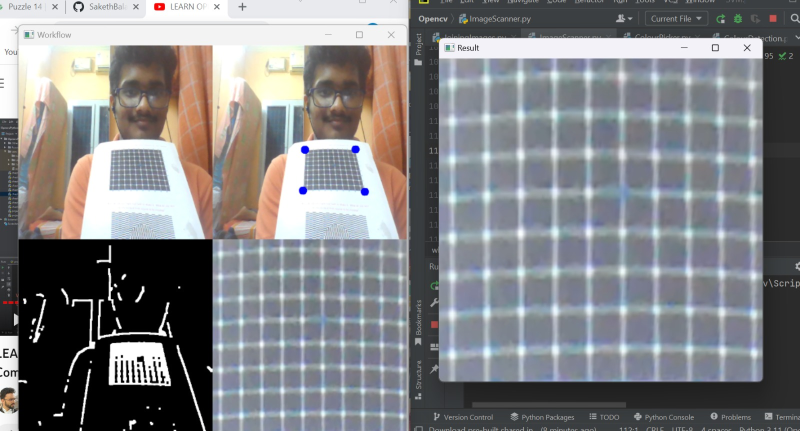
#> input picture DocumentScannerImg1.jpeg, 1600 x 862 px, given in place of the camera (shown at 1/2 size)
$ python ColourPicker.py
#> lines starting #> are read from the running program, lines starting #| are printed output that depends on the picture; after the words box and inside, x2 and y2 are one past the last pixel; in counts of white or black regions, pixels touching at a corner belong together
import cv2
import numpy as np

frameWidth=640
frameHeight=480
cap = cv2.VideoCapture(0)
cap.set(3,frameWidth)
cap.set(4,frameHeight)
cap.set(10,150)

def empty(a):
    pass

cv2.namedWindow("TrackBars")
cv2.resizeWindow("TrackBars",640,240)
cv2.createTrackbar("Hue Min","TrackBars",0,179,empty)
cv2.createTrackbar("Hue Max","TrackBars",19,179,empty)
cv2.createTrackbar("Sat Min","TrackBars",80,255,empty)
cv2.createTrackbar("Sat Max","TrackBars",255,255,empty)
cv2.createTrackbar("Val Min","TrackBars",99,255,empty)
cv2.createTrackbar("Val Max","TrackBars",255,255,empty)

while True:
    _, img = cap.read()
#> img is the input picture: shape (862, 1600, 3); mean B, G, R 132.7, 130.2, 129.8
    imgHSV = cv2.cvtColor(img,cv2.COLOR_BGR2HSV)
#> imgHSV: shape (862, 1600, 3); mean H, S, V 71.5, 28.6, 139.9
    h_min = cv2.getTrackbarPos("Hue Min","TrackBars")
    h_max = cv2.getTrackbarPos("Hue Max", "TrackBars")
    s_min = cv2.getTrackbarPos("Sat Min", "TrackBars")
    s_max = cv2.getTrackbarPos("Sat Max", "TrackBars")
    v_min = cv2.getTrackbarPos("Val Min", "TrackBars")
    v_max = cv2.getTrackbarPos("Val Max", "TrackBars")

    print(h_min,h_max,s_min,s_max,v_min,v_max)
    lower=np.array([h_min,s_min,v_min])
    upper=np.array([h_max,s_max,v_max])
    mask=cv2.inRange(imgHSV,lower,upper)
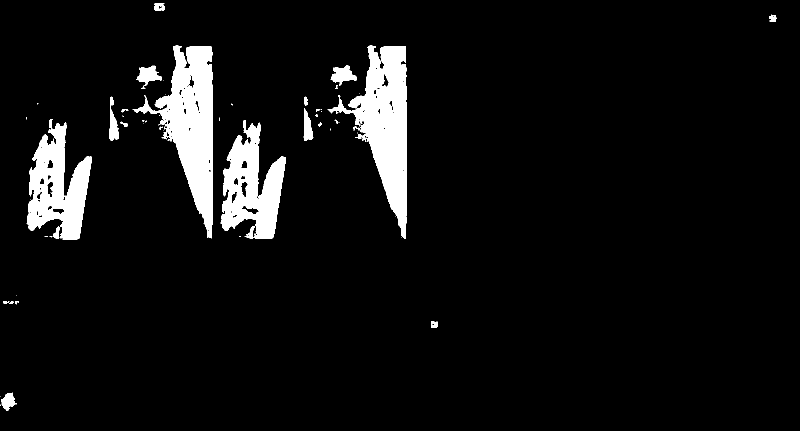
#> mask: shape (862, 1600) (shown at 1/2 size); 6.4% white; 64 white regions (40 under 20 px), largest, box (x1, y1, x2, y2) and area: (265, 91, 426, 477) 24544, (656, 91, 813, 477) 24349, (53, 238, 184, 479) 16756
    imgResult=cv2.bitwise_and(img,img,mask=mask)
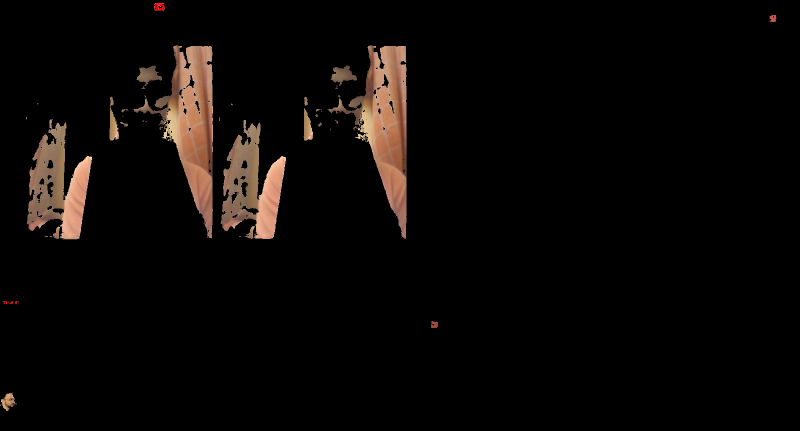
#> imgResult: shape (862, 1600, 3) (shown at 1/2 size); mean B, G, R 6.3, 8, 11.1

    #cv2.imshow('HSV',imgHSV)
    #cv2.imshow('Mask',mask)
    #cv2.imshow('Image Result',imgResult)
    mask=cv2.cvtColor(mask,cv2.COLOR_GRAY2BGR)
    hStack=np.hstack([img,mask,imgResult])
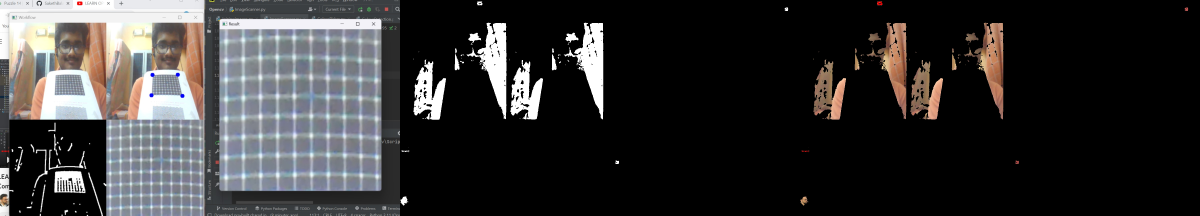
#> hStack: shape (862, 4800, 3) (shown at 1/4 size); mean B, G, R 51.8, 51.5, 52.4

    cv2.imshow('Horizontal Stacking',hStack)
    if cv2.waitKey(1) & 0xFF == ord('q'):
#> (key q is pressed here)
        break

cap.release()
cv2.destroyAllWindows()

$ run again, on DocumentScannerImg2.jpg
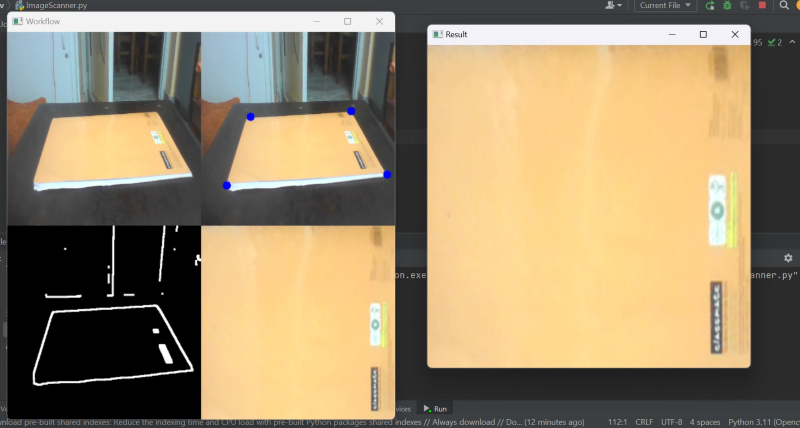
#> input picture DocumentScannerImg2.jpg, 1600 x 856 px, given in place of the camera (shown at 1/2 size)
#> img is the input picture: shape (856, 1600, 3); mean B, G, R 106.9, 137.1, 154.4
#> imgHSV: shape (856, 1600, 3); mean H, S, V 33.4, 59.2, 157.3
#> `mask=cv2.inRange(imgHSV,lower,upper)`:
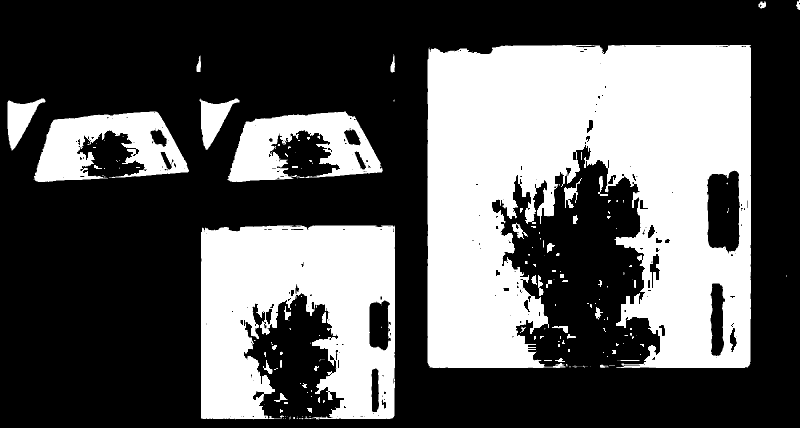
#> mask: shape (856, 1600) (shown at 1/2 size); 35.7% white; 239 white regions (156 under 20 px), largest, box (x1, y1, x2, y2) and area: (856, 90, 1502, 736) 312118, (402, 451, 790, 838) 112860, (68, 223, 378, 364) 24526
#> `hStack=np.hstack([img,mask,imgResult])`:
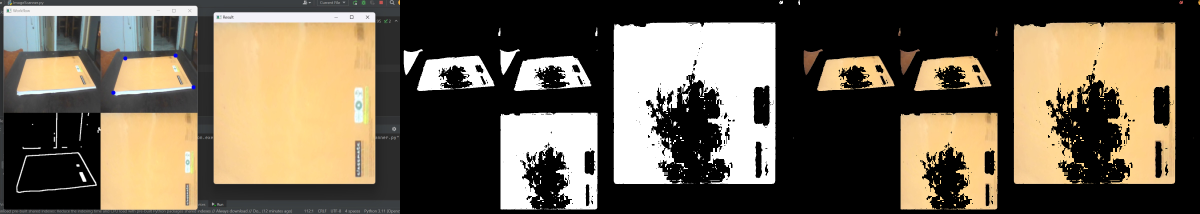
#> hStack: shape (856, 4800, 3) (shown at 1/4 size); mean B, G, R 82.5, 100.3, 111.1
